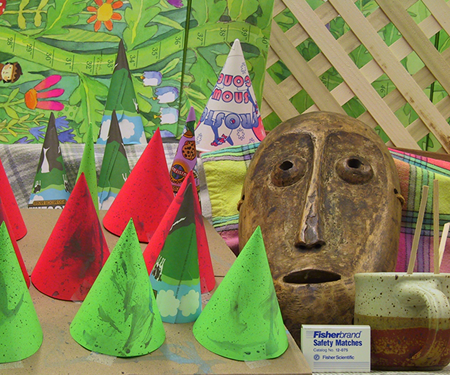
//> input picture bin/left.png, 450 x 375 px
$ ./test ../bin/left.png ../bin/right.png   (built with g++ and OpenCV 4)
//> lines starting //> are read from the running program, lines starting //| are printed output that depends on the picture

#include <iostream>

#include "opencv2/core/core.hpp"
#include "opencv2/highgui/highgui.hpp"
#include "opencv2/imgproc/imgproc.hpp"


#include "sliding_window_sample_code.hpp"

using namespace cv;
using namespace std;

int main(int argc, char* argv[])
{
    if(argc!=3)
    {
        cout<<"Usage: ./main  leftimg  rightimg!"<<endl;
        return -1;
    }else
    {
        Mat leftimage = imread(argv[1],0);
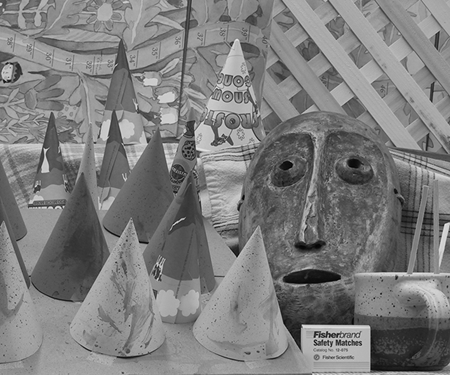
//> leftimage: 375 rows x 450 cols, CV_8UC1; min 0, max 235, mean 125
        Mat rightimage = imread(argv[2],0);
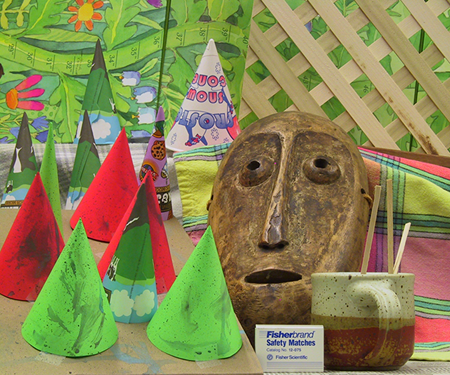
//> input picture bin/right.png, 450 x 375 px
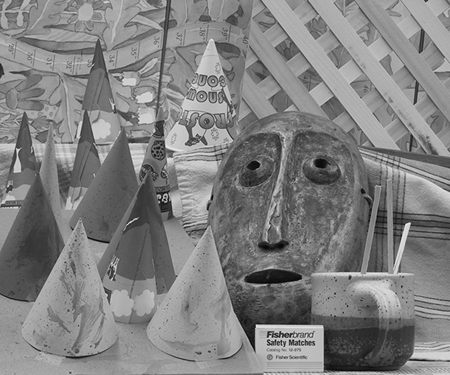
//> rightimage: 375 rows x 450 cols, CV_8UC1; min 0, max 243, mean 128.4


        int block_size = 5;
        int min_disp = -127;
        int max_disp = 128;
        int disp_range = 256;
        int width = leftimage.cols;
//> width = 450
        int height = rightimage.rows;
//> height = 375


        Mat tgtimage;
        Mat refimage;

        copyMakeBorder(leftimage, tgtimage,2,2,129,130, BORDER_CONSTANT, Scalar(0));
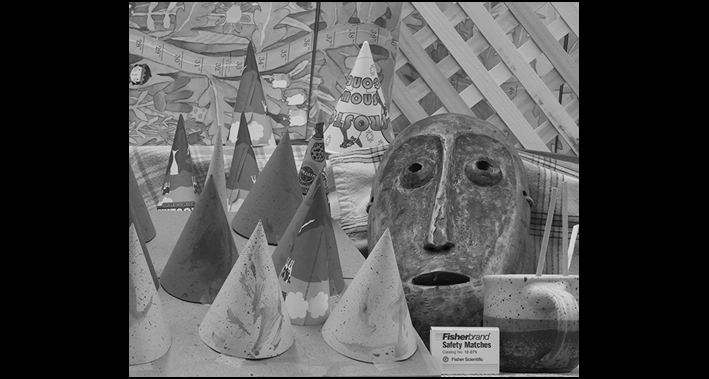
//> tgtimage: 379 rows x 709 cols, CV_8UC1; min 0, max 235, mean 78.5
        copyMakeBorder(rightimage, refimage,2,2,129,130, BORDER_CONSTANT, Scalar(0));
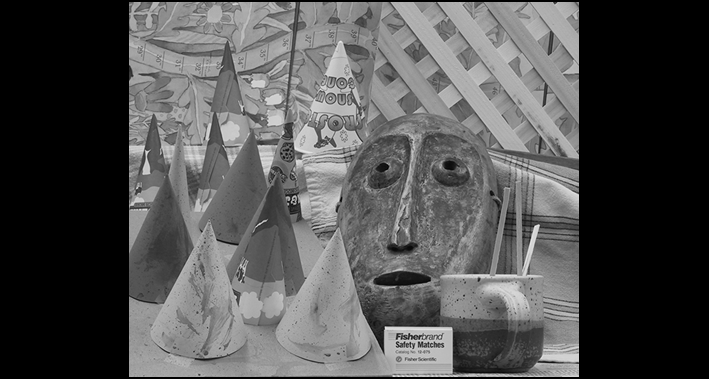
//> refimage: 379 rows x 709 cols, CV_8UC1; min 0, max 243, mean 80.6

        imwrite("leftimage.png",tgtimage);
        imwrite("rightimage.png",refimage);

//> (the run ends here: the program needs code that is not available in this run, at `DispSlidingWindow  dispSlidingWindow;`)
